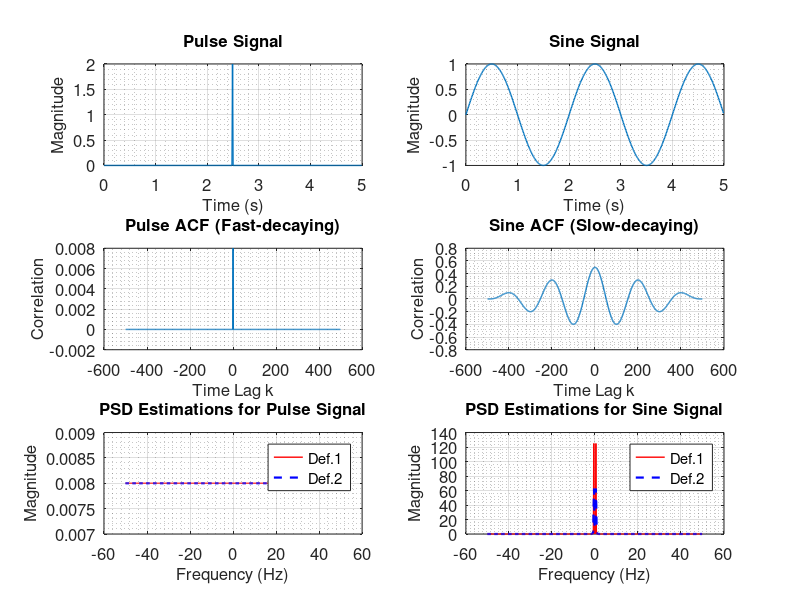

MATLAB code for this plot:
%% Classical and Modern Spectrum Estimation
% Question 1.1

clear all;
close all;
clc;

%% Initialisations

Fs = 100; % sampling frequency
T = 1/Fs; % sampling period
N = 500; % signal length

% plotting axis in time domain
t = (0 : N-1) * T; % signal vector (in seconds, starts from 0)

%% Signal generation

% pulse signal
pulse = zeros(size(t));
pulse(N/2) = 2;
pulseACF = xcorr(pulse, 'biased'); % pulse ACF

% sine signal
sine = sin(2*pi*0.5*t);
sineACF = xcorr(sine, 'biased'); % sine ACF

acfAxis = (-N+1) : (N-1);  

%% PSD estimation

pulsePSD1 = abs(fftshift(fft(pulseACF)));
pulsePSD2 = (abs(fftshift(fft(pulse))).^2)/N;

sinePSD1 = abs(fftshift(fft(sineACF)));
sinePSD2 = (abs(fftshift(fft(sine))).^2)/N;

% plotting axis in frequency domain
f1 = (-Fs/2) : Fs/length(pulseACF) : (Fs/2 - Fs/length(pulseACF));
f2 = (-Fs/2) : Fs/length(pulsePSD2) : (Fs/2 - Fs/length(pulsePSD2));

%% Plot generation

figure(1); 

% pulse wave
subplot(3, 2, 1);
plot(t, pulse, 'LineWidth', 1);
set(gca,'fontsize', 12);
xlabel('Time (s)', 'fontsize', 12);
ylabel('Magnitude', 'fontsize', 12);
title('Pulse Signal', 'fontsize', 12);
grid on;
grid minor;

% sine wave
subplot(3, 2, 2);
plot(t, sine, 'LineWidth', 1);
set(gca,'fontsize', 12);
xlabel('Time (s)', 'fontsize', 12);
ylabel('Magnitude', 'fontsize', 12);
title('Sine Signal', 'fontsize', 12);
grid on;
grid minor;

% pulse ACF
subplot(3, 2, 3);
plot(acfAxis, pulseACF, 'LineWidth', 1);
set(gca,'fontsize', 12);
xlabel('Time Lag k', 'fontsize', 12);
ylabel('Correlation', 'fontsize', 12);
title('Pulse ACF (Fast-decaying)', 'fontsize', 12);
grid on;
grid minor;

% sine ACF
subplot(3, 2, 4);
plot(acfAxis, sineACF, 'LineWidth', 1);
set(gca,'fontsize', 12);
xlabel('Time Lag k', 'fontsize', 12);
ylabel('Correlation', 'fontsize', 12);
title('Sine ACF (Slow-decaying)', 'fontsize', 12);
grid on;
grid minor;

% pulse PSD
subplot(3, 2, 5);
plot(f1, pulsePSD1, 'r', 'LineWidth', 1);
hold on;
plot(f2, pulsePSD2, '--b', 'LineWidth', 1.6);
hold off;
legend('Def.1', 'Def.2');
set(gca,'fontsize', 12);
xlabel('Frequency (Hz)', 'fontsize', 12);
ylabel('Magnitude', 'fontsize', 12);
title('PSD Estimations for Pulse Signal', 'fontsize', 12);

grid on;
grid minor;

% sine PSD
subplot(3, 2, 6);
plot(f1, sinePSD1, 'r', 'LineWidth', 1);
hold on;
plot(f2, sinePSD2, '--b', 'LineWidth', 1.6);
hold off;
legend('Def.1', 'Def.2');
set(gca,'fontsize', 12);
xlabel('Frequency (Hz)', 'fontsize', 12);
ylabel('Magnitude', 'fontsize', 12);
title('PSD Estimations for Sine Signal', 'fontsize', 12);
grid on;
grid minor;

